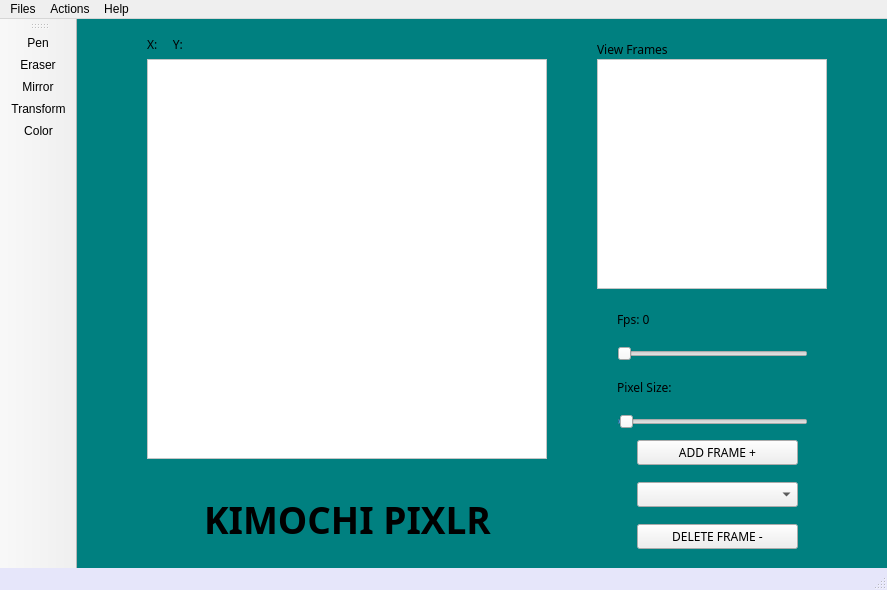
<?xml version="1.0" encoding="UTF-8"?>
<ui version="4.0">
 <class>EditorView</class>
 <widget class="QMainWindow" name="EditorView">
  <property name="geometry">
   <rect>
    <x>0</x>
    <y>0</y>
    <width>887</width>
    <height>590</height>
   </rect>
  </property>
  <property name="mouseTracking">
   <bool>true</bool>
  </property>
  <property name="windowTitle">
   <string>Kimochi Pixlr</string>
  </property>
  <property name="autoFillBackground">
   <bool>false</bool>
  </property>
  <property name="styleSheet">
   <string notr="true">QGraphicsView#drawingCanvas{background-color:white;}QGraphicsView#previewCanvas{background-color:white;}
QMainWindow#EditorView{background-color:rgb(230, 230, 250);}
QWidget#centralwidget{background-color:rgb(0, 128, 128);}</string>
  </property>
  <widget class="QWidget" name="centralwidget">
   <widget class="QLabel" name="XYcoordinateLabel">
    <property name="geometry">
     <rect>
      <x>70</x>
      <y>10</y>
      <width>101</width>
      <height>31</height>
     </rect>
    </property>
    <property name="font">
     <font>
      <family>Bangla MN</family>
     </font>
    </property>
    <property name="text">
     <string>X:     Y:</string>
    </property>
   </widget>
   <widget class="QGraphicsView" name="drawingCanvas">
    <property name="geometry">
     <rect>
      <x>70</x>
      <y>40</y>
      <width>400</width>
      <height>400</height>
     </rect>
    </property>
    <property name="mouseTracking">
     <bool>true</bool>
    </property>
   </widget>
   <widget class="QGraphicsView" name="previewCanvas">
    <property name="geometry">
     <rect>
      <x>520</x>
      <y>40</y>
      <width>230</width>
      <height>230</height>
     </rect>
    </property>
   </widget>
   <widget class="QLabel" name="viewFrameLabel">
    <property name="geometry">
     <rect>
      <x>520</x>
      <y>20</y>
      <width>91</width>
      <height>20</height>
     </rect>
    </property>
    <property name="font">
     <font>
      <family>Bangla MN</family>
     </font>
    </property>
    <property name="text">
     <string>View Frames</string>
    </property>
   </widget>
   <widget class="QLabel" name="drawingLabel">
    <property name="geometry">
     <rect>
      <x>70</x>
      <y>40</y>
      <width>401</width>
      <height>401</height>
     </rect>
    </property>
    <property name="font">
     <font>
      <pointsize>11</pointsize>
     </font>
    </property>
    <property name="mouseTracking">
     <bool>true</bool>
    </property>
    <property name="text">
     <string/>
    </property>
   </widget>
   <widget class="QLabel" name="previewLabel">
    <property name="geometry">
     <rect>
      <x>520</x>
      <y>40</y>
      <width>230</width>
      <height>230</height>
     </rect>
    </property>
    <property name="text">
     <string/>
    </property>
   </widget>
   <widget class="QLabel" name="label">
    <property name="geometry">
     <rect>
      <x>90</x>
      <y>470</y>
      <width>361</width>
      <height>61</height>
     </rect>
    </property>
    <property name="font">
     <font>
      <family>Bangla MN</family>
      <pointsize>28</pointsize>
      <bold>true</bold>
     </font>
    </property>
    <property name="text">
     <string>KIMOCHI PIXLR</string>
    </property>
    <property name="alignment">
     <set>Qt::AlignCenter</set>
    </property>
   </widget>
   <widget class="QWidget" name="layoutWidget">
    <property name="geometry">
     <rect>
      <x>560</x>
      <y>410</y>
      <width>161</width>
      <height>131</height>
     </rect>
    </property>
    <layout class="QVBoxLayout" name="verticalLayout_3">
     <item>
      <widget class="QPushButton" name="addFrameButton">
       <property name="font">
        <font>
         <family>Bangla MN</family>
        </font>
       </property>
       <property name="text">
        <string>ADD FRAME +</string>
       </property>
       <property name="autoDefault">
        <bool>false</bool>
       </property>
       <property name="default">
        <bool>false</bool>
       </property>
       <property name="flat">
        <bool>false</bool>
       </property>
      </widget>
     </item>
     <item>
      <widget class="QComboBox" name="frameSelectionsBox">
       <property name="font">
        <font>
         <family>Bangla MN</family>
        </font>
       </property>
       <property name="layoutDirection">
        <enum>Qt::LeftToRight</enum>
       </property>
      </widget>
     </item>
     <item>
      <widget class="QPushButton" name="deleteFrameButton">
       <property name="font">
        <font>
         <family>Bangla MN</family>
        </font>
       </property>
       <property name="text">
        <string>DELETE FRAME -</string>
       </property>
      </widget>
     </item>
    </layout>
   </widget>
   <widget class="QWidget" name="layoutWidget">
    <property name="geometry">
     <rect>
      <x>540</x>
      <y>280</y>
      <width>191</width>
      <height>130</height>
     </rect>
    </property>
    <layout class="QVBoxLayout" name="verticalLayout_4">
     <item>
      <layout class="QVBoxLayout" name="verticalLayout_2">
       <item>
        <widget class="QLabel" name="fpsLabel">
         <property name="font">
          <font>
           <family>Bangla MN</family>
          </font>
         </property>
         <property name="text">
          <string>Fps: 0</string>
         </property>
        </widget>
       </item>
       <item>
        <widget class="QSlider" name="fpsSlider">
         <property name="orientation">
          <enum>Qt::Horizontal</enum>
         </property>
        </widget>
       </item>
      </layout>
     </item>
     <item>
      <layout class="QVBoxLayout" name="verticalLayout">
       <item>
        <widget class="QLabel" name="PixelsizeLabel">
         <property name="font">
          <font>
           <family>Bangla MN</family>
          </font>
         </property>
         <property name="text">
          <string>Pixel Size:</string>
         </property>
        </widget>
       </item>
       <item>
        <widget class="QSlider" name="pixelSizeSlider">
         <property name="sliderPosition">
          <number>1</number>
         </property>
         <property name="orientation">
          <enum>Qt::Horizontal</enum>
         </property>
        </widget>
       </item>
      </layout>
     </item>
    </layout>
   </widget>
   <zorder>drawingCanvas</zorder>
   <zorder>drawingLabel</zorder>
   <zorder>XYcoordinateLabel</zorder>
   <zorder>previewCanvas</zorder>
   <zorder>viewFrameLabel</zorder>
   <zorder>previewLabel</zorder>
   <zorder>label</zorder>
   <zorder>layoutWidget</zorder>
   <zorder>layoutWidget</zorder>
  </widget>
  <widget class="QMenuBar" name="menubar">
   <property name="geometry">
    <rect>
     <x>0</x>
     <y>0</y>
     <width>887</width>
     <height>24</height>
    </rect>
   </property>
   <widget class="QMenu" name="menuFiles">
    <property name="title">
     <string>Files</string>
    </property>
    <addaction name="actionOpen"/>
    <addaction name="separator"/>
    <addaction name="actionSave"/>
   </widget>
   <widget class="QMenu" name="menuActions">
    <property name="title">
     <string>Actions</string>
    </property>
    <addaction name="actionPen"/>
    <addaction name="actionEraser"/>
    <addaction name="actionMirror"/>
    <addaction name="actionTransform"/>
    <addaction name="actionColor"/>
   </widget>
   <widget class="QMenu" name="menuHelp">
    <property name="title">
     <string>Help</string>
    </property>
    <addaction name="actionBasic_Features"/>
    <addaction name="actionExtra_Features"/>
   </widget>
   <addaction name="menuFiles"/>
   <addaction name="menuActions"/>
   <addaction name="menuHelp"/>
  </widget>
  <widget class="QStatusBar" name="statusbar"/>
  <widget class="QToolBar" name="toolBar">
   <property name="windowTitle">
    <string>toolBar</string>
   </property>
   <attribute name="toolBarArea">
    <enum>LeftToolBarArea</enum>
   </attribute>
   <attribute name="toolBarBreak">
    <bool>false</bool>
   </attribute>
   <addaction name="actionPen"/>
   <addaction name="actionEraser"/>
   <addaction name="actionMirror"/>
   <addaction name="actionTransform"/>
   <addaction name="actionColor"/>
  </widget>
  <action name="actionOpen">
   <property name="icon">
    <iconset resource="resources.qrc">
     <normaloff>:/images/open.png</normaloff>:/images/open.png</iconset>
   </property>
   <property name="text">
    <string>Open</string>
   </property>
   <property name="shortcut">
    <string>Meta+O</string>
   </property>
  </action>
  <action name="actionSave">
   <property name="icon">
    <iconset resource="resources.qrc">
     <normaloff>:/images/save.png</normaloff>:/images/save.png</iconset>
   </property>
   <property name="text">
    <string>Save</string>
   </property>
   <property name="shortcut">
    <string>Meta+S</string>
   </property>
  </action>
  <action name="actionPen">
   <property name="checkable">
    <bool>true</bool>
   </property>
   <property name="icon">
    <iconset resource="resources.qrc">
     <normaloff>:/images/pen.png</normaloff>:/images/pen.png</iconset>
   </property>
   <property name="text">
    <string>Pen</string>
   </property>
   <property name="shortcut">
    <string>F1</string>
   </property>
  </action>
  <action name="actionEraser">
   <property name="checkable">
    <bool>true</bool>
   </property>
   <property name="checked">
    <bool>false</bool>
   </property>
   <property name="icon">
    <iconset resource="resources.qrc">
     <normaloff>:/images/erase.png</normaloff>:/images/erase.png</iconset>
   </property>
   <property name="text">
    <string>Eraser</string>
   </property>
   <property name="shortcut">
    <string>F2</string>
   </property>
  </action>
  <action name="actionTransform">
   <property name="checkable">
    <bool>true</bool>
   </property>
   <property name="icon">
    <iconset resource="resources.qrc">
     <normaloff>:/images/transform.png</normaloff>:/images/transform.png</iconset>
   </property>
   <property name="text">
    <string>Transform</string>
   </property>
   <property name="shortcut">
    <string>F4</string>
   </property>
  </action>
  <action name="actionMirror">
   <property name="checkable">
    <bool>true</bool>
   </property>
   <property name="icon">
    <iconset resource="resources.qrc">
     <normaloff>:/images/mirror.png</normaloff>:/images/mirror.png</iconset>
   </property>
   <property name="text">
    <string>Mirror</string>
   </property>
   <property name="shortcut">
    <string>F3</string>
   </property>
  </action>
  <action name="actionColor">
   <property name="checkable">
    <bool>true</bool>
   </property>
   <property name="icon">
    <iconset resource="resources.qrc">
     <normaloff>:/images/paintbrush.png</normaloff>:/images/paintbrush.png</iconset>
   </property>
   <property name="text">
    <string>Color</string>
   </property>
   <property name="shortcut">
    <string>F5</string>
   </property>
  </action>
  <action name="actionBasic_Features">
   <property name="text">
    <string>Drawing Features</string>
   </property>
  </action>
  <action name="actionExtra_Features">
   <property name="text">
    <string>File/Frame Management</string>
   </property>
  </action>
 </widget>
 <resources>
  <include location="resources.qrc"/>
 </resources>
 <connections/>
</ui>
